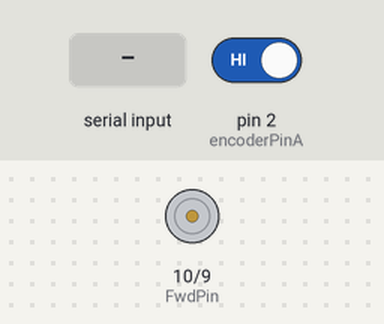
Simulated run of this sketch. Board: Arduino Uno, built with avr-gcc and run on an emulated ATmega328P. Parts: motor-driver pin pairs drawn as motors (green arrow = first pin HIGH = forward, orange = second pin HIGH = backward, longer = more drive). Inputs (shaded band) come from the test bench; at power-on: pin 2 (encoderPinA) HIGH. What the sketch prints to the serial monitor is not drawn.

Above: at 1.2 s.
1.3 s: "90,45\n" received over Serial
At 2.1 s:
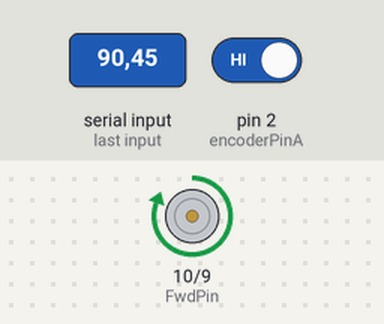
Timing chart, 0 to 4.3 s (numbered marks = the images above; inputs shaded):
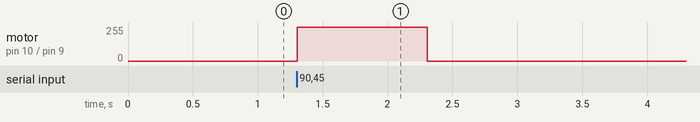

The sketch:

GotoPosition.ino
```cpp
#include <util/atomic.h>  // For the ATOMIC_BLOCK macro

const int FwdPin = 10;             //Forward Motor Pin
const int BwdPin = 9;              //Backward Motor Pin
const int acceptedDeviation = 10;  //Backward Motor Pin
int pwmSpeed = 255;

const int encoderPinA = 2;
const int encoderPinB = 3;

volatile int position = 0;  // specify position as volatile
int printPosition = 0;
int receivedInteger = 0;
unsigned long currentMillis, previousMillis = 0;

void setup() {
  Serial.begin(9600);
  pinMode(encoderPinA, INPUT);
  pinMode(encoderPinB, INPUT);
  pinMode(FwdPin, OUTPUT);
  pinMode(BwdPin, OUTPUT);
  attachInterrupt(digitalPinToInterrupt(encoderPinA), readEncoder, RISING);
}

void loop() {
  // Read the positiontion in an atomic block to avoid a potential
  // misread if the interrupt coincides with this code running
  // see: https://www.arduino.cc/reference/en/language/variables/variable-scope-qualifiers/volatile/
  currentMillis = millis();
  ATOMIC_BLOCK(ATOMIC_RESTORESTATE) {
    printPosition = position;
  }

  if (Serial.available() > 0) {
    // Read the incoming integer
    receivedInteger = Serial.parseInt();
  }
  if (currentMillis - previousMillis >= 1000) {
    Serial.println(String(printPosition) + " " + String(receivedInteger));
    // Save the current time for the next iteration
    previousMillis = currentMillis;
  }
  setForwardOrBackward();
}

void setForwardOrBackward() {
  if (abs(printPosition - receivedInteger) < acceptedDeviation) {
    analogWrite(BwdPin, 0);  //Stop
    analogWrite(FwdPin, 0);
    return;
  }
  if (printPosition < receivedInteger) {
    analogWrite(FwdPin, pwmSpeed);  //Send instructions to Forward motor pin
    analogWrite(BwdPin, 0);
  } else {
    analogWrite(BwdPin, pwmSpeed);  //Send instructions to Forward motor pin
    analogWrite(FwdPin, 0);
  }
}

void readEncoder() {
  int encoderB = digitalRead(encoderPinB);
  if (encoderB > 0) {
    position++;
  } else {
    position--;
  }
}
```

Measured:
- after the input at 1.3 s, motor on pin 10 (FwdPin) / pin 9 (BwdPin): stopped → forward 255/255 at once, → stopped 1.0 s later
